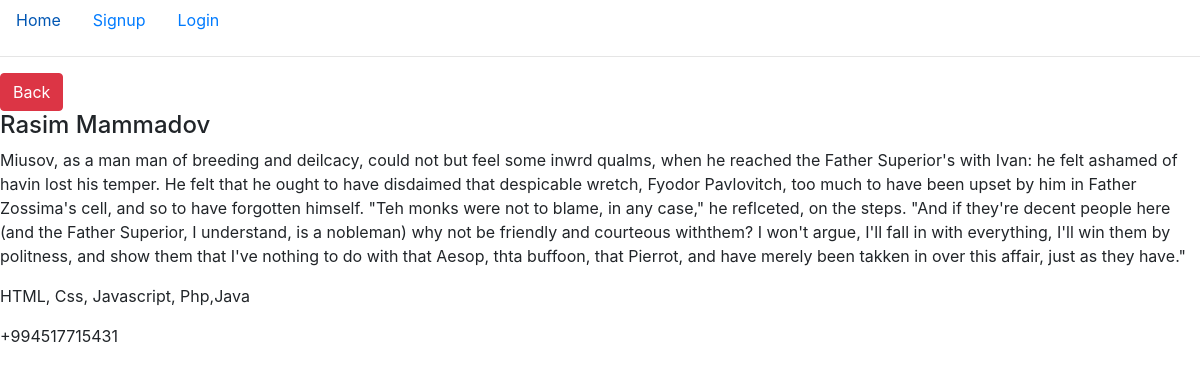
/detail/6/, run on the app's committed database.
### freelancers/models.py (models this page shows, shortened)
class NewFreelancer(models.Model):
    name = models.CharField(max_length=20)
    surname = models.CharField(max_length=20)
    description = models.CharField(max_length=200)
    skills = models.CharField(max_length=50)
    contact = models.CharField(max_length=20)
    user = models.ForeignKey('auth.User',on_delete=models.CASCADE)

### freelancers/views.py (the view)
# urls.py: path('detail/<int:id>/',views.freelancerDetail,name="detail"),
def freelancerDetail(request,id):
    freelancer = NewFreelancer.objects.get(id=id)
    context = {"freelancer":freelancer}
    return render(request,"freelancers/freelancerDetail.html",context)

### templates/freelancers/freelancerDetail.html
{% extends 'base.html' %}
{% block content %}
    <a class="btn btn-danger" href={%url 'freelancers'%}>Back</a>
    <h4>{{freelancer.name }}<span> </span>{{freelancer.surname}}</h4>
    <p>{{freelancer.description}}</p>
    <p>{{freelancer.skills}}</p>
    <p>{{freelancer.contact}}</p>
{% endblock %}

### data on the page
NewFreelancer: name "Rasim", surname "Mammadov", description "Miusov, as a man man of breeding and deilcacy, could not but feel some inwrd qualms, when he reached the Father Superior's with Ivan: he felt ashamed of havin lost his temper. He felt that he ought to have disdaimed that despicable wretch, Fyodor Pavlovitch, too much to have been upset by him in Father Zossima's cell, and so to have forgotten himself. \"Teh monks were not to blame, in any case,\" he reflceted, on the steps. \"And if they're decent people here (and the Father Superior, I understand, is a nobleman) why not be friendly and courteous withthem? I won't argue, I'll fall in with everything, I'll win them by politness, and show them that I've nothing to do with that Aesop, thta…", skills "HTML, Css, Javascript, Php,Java", contact "+994517715431"
